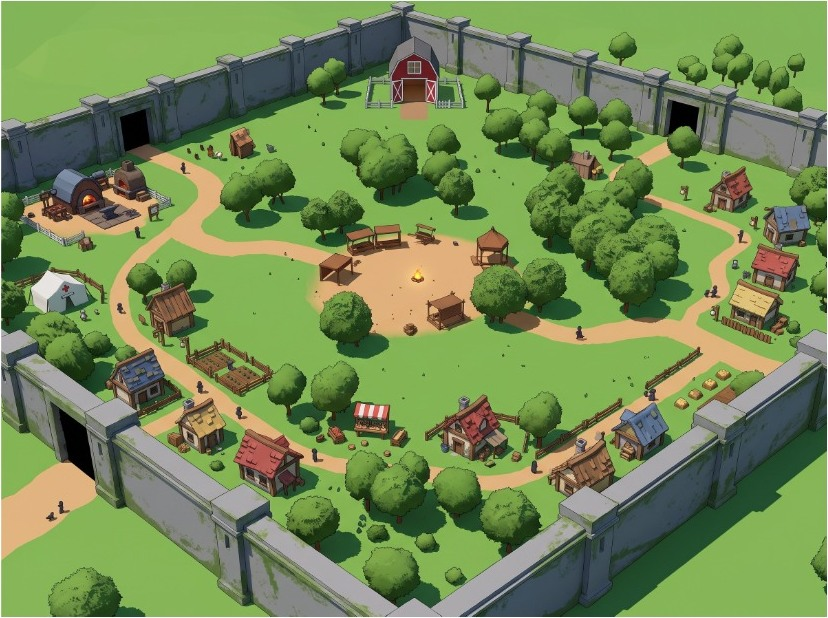
#> input picture GameDesign/99_Attachments/Brainstorming/Lobby_Vue.jpg, 828 x 618 px
$ python lobby_layout.py
#> lines starting #> are read from the running program, lines starting #| are printed output that depends on the picture
# -*- coding: utf-8 -*-
"""Convertit le relevé du concept art du Lobby (lobby_data.py) en plan de placement.

Lancer depuis la racine du dépôt :  python ArtSource/Lobby/lobby_layout.py
Sorties :
  ArtSource/Lobby/lobby_placement.json                      positions en mètres (source pour le placement dans Unity)
  GameDesign/99_Attachments/Lobby/Lobby_Plan_Dessus.png     plan vu de dessus annoté
  GameDesign/99_Attachments/Lobby/Lobby_Vue_Reperes.jpg     concept art avec les identifiants de chaque élément
  GameDesign/99_Attachments/Lobby/Lobby_Vue_Redressee.jpg   concept art redressé à plat (sol), grille de 50 m
  GameDesign/99_Attachments/Lobby/Lobby_Chemins_Masque.png  masque des chemins (blanc = terre), Nord en haut
  GameDesign/99_Attachments/Lobby/Refs/Ref_Lobby_*.jpg      recadrages de référence pour Gemini
Repère : centre du Lobby = origine, +X = Est, +Z = Nord, mètres. Lobby = carré de 400 m (murs à ±200).
"""
import json, math, os, random, sys
import numpy as np
from PIL import Image, ImageDraw, ImageFont

HERE = os.path.dirname(os.path.abspath(__file__))
ROOT = os.path.abspath(os.path.join(HERE, '..', '..'))
sys.path.insert(0, HERE)
import lobby_data as D

SRC = os.path.join(ROOT, 'GameDesign', '99_Attachments', 'Brainstorming', 'Lobby_Vue.jpg')
OUT = os.path.join(ROOT, 'GameDesign', '99_Attachments', 'Lobby')
os.makedirs(os.path.join(OUT, 'Refs'), exist_ok=True)

# ---------------------------------------------------------------- caméra
_p = np.array(json.load(open(os.path.join(HERE, 'concept_camera.json')))['p'])
#> (reads ArtSource/Lobby/concept_camera.json from the repository)


def _rot(yaw, pitch, roll):
    cy, sy, cp, sp, cr, sr = math.cos(yaw), math.sin(yaw), math.cos(pitch), math.sin(pitch), math.cos(roll), math.sin(roll)
    f = np.array([sy * cp, -sp, cy * cp]); r = np.array([cy, 0, -sy]); u = np.cross(f, r)
    return np.array([[cr, -sr, 0], [sr, cr, 0], [0, 0, 1]]) @ np.stack([r, u, f])


R = _rot(_p[3], _p[4], _p[5]); CAM = _p[:3]; F, U0, V0 = _p[6], _p[7], _p[8]


def project(X):
    d = (np.atleast_2d(np.asarray(X, float)) - CAM) @ R.T
    return np.stack([U0 + F * d[..., 0] / d[..., 2], V0 - F * d[..., 1] / d[..., 2]], -1)


def unproject(u, v, y=0.0):
    dw = np.array([(u - U0) / F, -(v - V0) / F, 1.0]) @ R
    t = (y - CAM[1]) / dw[1]
    return np.array([CAM[0] + t * dw[0], CAM[2] + t * dw[2]])


def W(pt):
    """Point du relevé -> (x, z) en mètres."""
    if pt[0] == 'w':
        return np.array([pt[1], pt[2]], float)
    return unproject(pt[0], pt[1])


def height_at(xz, v):
    """Hauteur du point situé à la verticale de xz et vu à la ligne v de l'image."""
    lo, hi = 0.0, 90.0
    for _ in range(40):
        mid = (lo + hi) / 2
        if project([xz[0], mid, xz[1]])[0][1] > v: lo = mid
        else: hi = mid
    return (lo + hi) / 2


def yaw_of(n):  # rotation Y Unity telle que l'avant (0,0,1) pointe vers n
    return (math.degrees(math.atan2(n[0], n[1])) + 360) % 360


def unit(v): return v / np.linalg.norm(v)
def perp(v): return np.array([-v[1], v[0]])
def r1(v): return [round(float(a), 1) for a in v]


# ---------------------------------------------------------------- conversion
# Bâtiments dont la porte est sur un pignon : le faîtage suit la profondeur (sinon il suit la façade).
PIGNON_EN_FACADE = ('G1', 'T1', 'F1', 'M01', 'M04', 'M05', 'M08', 'M09', 'M10', 'M11', 'M12')
# Cour sablée de la forge (adossée au mur Nord), en mètres.
FORGE_YARD = [[-103, 196], [-103, 128], [-44, 118], [-44, 196]]
# Forêt dense de la moitié Est (polygone en mètres) et clairière de la grange (x, z, rayon).
FOREST = [[-22, 194], [194, 194], [194, -194], [-12, -194], [2, -120], [18, -62], [22, -8], [6, 58], [-18, 120]]
FOREST_CLEARINGS = [[110, 53, 42], [70, 28, 34]]
FOREST_SPACING = 15


def convert():
    fire = W(next(c for c in D.CENTERED if c['id'] == 'C1')['px'])
    bat = []
    for b in D.BUILDINGS:
        g, d = W(b['G']), W(b['D'])
        if b['P'] is None:                                   # grange : façade G-D + profondeur
            a = unit(d - g); n = perp(a)
            if np.dot(n, (g + d) / 2 - CAM[[0, 2]]) > 0: n = -n   # normale sortante = vers la caméra
            width, depth = np.linalg.norm(d - g), b['profondeur']
            center = (g + d) / 2 - n * depth / 2
            corners = [g, d, d - n * depth, g - n * depth]
        else:
            p = W(b['P']); e1, e2 = g - p, d - p
            l1, l2 = np.linalg.norm(e1), np.linalg.norm(e2)
            if l1 >= l2:
                u1 = unit(e1); u2 = perp(u1); u2 = u2 if np.dot(u2, e2) > 0 else -u2
            else:
                u2 = unit(e2); u1 = perp(u2); u1 = u1 if np.dot(u1, e1) > 0 else -u1
            center = p + (u1 * l1 + u2 * l2) / 2
            corners = [p, p + u1 * l1, p + u1 * l1 + u2 * l2, p + u2 * l2]
            if b['porte'] == 'GP': n, width, depth, a = -u2, l1, l2, u1
            else: n, width, depth, a = -u1, l2, l1, u2
        h = height_at(center, b['faitage'][1]) if b['faitage'] else 0.4
        bat.append(dict(id=b['id'], nom=b['nom'], type=b['type'], toit=b['toit'], options=b.get('options', []),
                        x=round(float(center[0]), 1), z=round(float(center[1]), 1), yaw_deg=round(yaw_of(n)),
                        largeur_facade_m=round(float(width)), profondeur_m=round(float(depth)), hauteur_m=round(float(h)) if h > 1 else h,
                        pignon_en_facade=b['id'] in PIGNON_EN_FACADE,
                        coins=[r1(c) for c in corners], note=b.get('note', '')))
    elts = []
    for c in D.CENTERED:
        pos = W(c['px'])
        if c['face'] is None: yaw = 0
        else:
            tgt = fire if c['face'] == 'feu' else W(c['face'])
            yaw = round(yaw_of(unit(tgt - pos)))
        w, dp, h = c['taille']
        n = np.array([math.sin(math.radians(yaw)), math.cos(math.radians(yaw))]); a = perp(n)
        corners = [pos + a * w / 2 + n * dp / 2, pos - a * w / 2 + n * dp / 2, pos - a * w / 2 - n * dp / 2, pos + a * w / 2 - n * dp / 2]
        elts.append(dict(id=c['id'], nom=c['nom'], type=c['type'], x=round(float(pos[0]), 1), z=round(float(pos[1]), 1),
                         yaw_deg=yaw, largeur_facade_m=w, profondeur_m=dp, hauteur_m=h, coins=[r1(k) for k in corners]))
    clot = []
    for f in D.FENCES:
        pts = [W(q) for q in f['pts']]
        L = sum(np.linalg.norm(pts[i + 1] - pts[i]) for i in range(len(pts) - 1))
        clot.append(dict(id=f['id'], nom=f['nom'], style=f['style'], points=[r1(q) for q in pts], longueur_m=round(float(L))))
    chem = [dict(id=s['id'], nom=s['nom'], largeur_m=s['largeur'], ajout_hors_concept=bool(s.get('ajout')),
                 points=[r1(W(q)) for q in s['pts']]) for s in D.PATHS]
    plaza = [r1(W(q)) for q in D.PLAZA]
    acc = [dict(id='P%d' % (i + 1), type=t, nom=n, x=round(float(W(px)[0]), 1), z=round(float(W(px)[1]), 1))
           for i, (t, px, n) in enumerate(D.PROPS)]
    return dict(
        meta=dict(source='GameDesign/99_Attachments/Brainstorming/Lobby_Vue.jpg',
                  repere='Centre du Lobby = origine du monde. +X = Est, +Z = Nord, Y = haut. Mètres.',
                  lobby='Carré de 400 m : murs à x = ±200 et z = ±200 (face intérieure ≈ ±196,5).',
                  portes=dict(Nord=[25, 200], Sud=[-25, -200], Est=[200, -25], Ouest=[-200, 25]),
                  pignon='pignon_en_facade = vrai : le faîtage suit la profondeur ; faux : il suit la façade.',
                  yaw='yaw_deg = rotation Y Unity ; à 0 la façade (porte) regarde +Z (Nord), à 90 elle regarde +X (Est).',
                  coins='coins = emprise au sol [x, z] (4 points).',
                  precision='Relevé par reprojection du concept art : ±3 m près de la place, ±8 m pour la grange et la forge.',
                  camera_concept=dict(position=r1(CAM), yaw_deg=round(math.degrees(_p[3]), 1), pitch_deg=round(math.degrees(_p[4]), 1),
                                      focale_px=round(float(F), 1), image=[2000, 1116])),
        batiments=bat, elements=elts, clotures=clot, chemins=chem,
        place=dict(polygone=plaza, centre=r1(np.mean(np.array(plaza), 0))),
        foret=dict(polygone=FOREST, clairieres=FOREST_CLEARINGS, espacement_m=FOREST_SPACING,
                   note='Zone à densifier en sapins du terrain (espacement moyen), hors chemins et clairières.'),
        zones_terre=[dict(nom='Place', polygone=plaza), dict(nom='Cour de la forge', polygone=FORGE_YARD)],
        accessoires=acc, villageois=[r1(W(q)) for q in D.VILLAGERS], arbres_heros=[r1(W(q)) for q in D.HERO_TREES])


# ---------------------------------------------------------------- dessin
def font(size, bold=False):
    try: return ImageFont.truetype('C:/Windows/Fonts/%s.ttf' % ('arialbd' if bold else 'arial'), size)
    except OSError: return ImageFont.load_default()


ROOF = {'rouge': (196, 62, 52), 'bleu': (72, 108, 178), 'jaune': (226, 190, 70), 'brun': (150, 96, 56),
        'gris ardoise': (84, 88, 104), 'toile blanche': (236, 232, 220), 'tole bleue': (92, 96, 120), 'terre': (112, 78, 50)}
ELT = {'Forge': (92, 96, 120), 'Etal': (176, 122, 70), 'Feu': (240, 140, 30), 'Potager': (112, 78, 50)}


def tag(d, xy, text, f, fill=(255, 255, 255), ink=(20, 20, 20)):
    x0, y0, x1, y1 = d.textbbox((0, 0), text, font=f)
    w, h = x1 - x0, y1 - y0
    d.rounded_rectangle([xy[0] - w / 2 - 4, xy[1] - h / 2 - 3, xy[0] + w / 2 + 4, xy[1] + h / 2 + 4], 4, fill=fill, outline=ink)
    d.text((xy[0] - w / 2 - x0, xy[1] - h / 2 - y0), text, font=f, fill=ink)


def draw_plan(L):
    ppm, half, mx, my, legend = 5, 212, 120, 110, 880
    size = 2 * half * ppm
    img = Image.new('RGB', (mx + size + legend + 30, my + size + 70), (250, 248, 242))
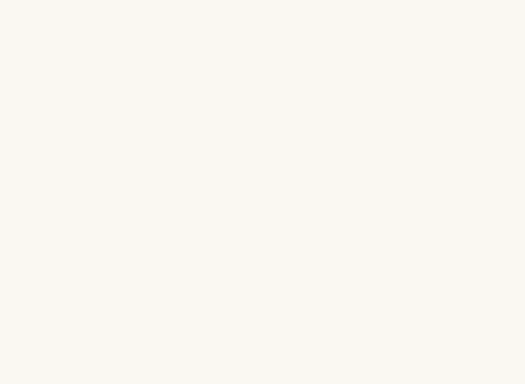
#> img: PIL image 3150x2300 RGB (shown at 1/6 size); mean R, G, B 250, 248, 242
    d = ImageDraw.Draw(img, 'RGBA')
    def P(x, z): return (mx + (x + half) * ppm, my + (half - z) * ppm)
    def poly(pts, **k): d.polygon([P(*q) for q in pts], **k)
    d.rectangle([P(-half, half), P(half, -half)], fill=(140, 176, 92))
    # forêt existante (moitié est + coin nord)
    poly(L['foret']['polygone'], fill=(96, 138, 78))
    rnd = random.Random(7)
    for _ in range(420):
        x, z = rnd.uniform(-196, 196), rnd.uniform(-196, 196)
        inside = (x > 22) or (x > -20 and z > 125) or (x > 0 and z < -125)
        if inside and all(math.hypot(x - c[0], z - c[1]) > c[2] + 3 for c in L['foret']['clairieres']):
            r = rnd.uniform(4, 6.5)
            d.ellipse([P(x - r, z + r), P(x + r, z - r)], fill=(62, 104, 62, 150))
    for cx, cz, cr in L['foret']['clairieres']:
        d.ellipse([P(cx - cr, cz + cr), P(cx + cr, cz - cr)], fill=(140, 176, 92))
    # chemins et place
    dirt, dirt2 = (222, 188, 128), (232, 208, 160)
    for s in L['chemins']:
        col = dirt2 if s['ajout_hors_concept'] else dirt
        pts = [P(*q) for q in s['points']]; w = int(s['largeur_m'] * ppm)
        d.line(pts, fill=col, width=w, joint='curve')
        for q in pts: d.ellipse([q[0] - w / 2, q[1] - w / 2, q[0] + w / 2, q[1] + w / 2], fill=col)
    poly(L['place']['polygone'], fill=dirt)
    # grille
    f12, f14, f16, f18, f22, f30 = font(13), font(15), font(17), font(19, True), font(24, True), font(34, True)
    for g in range(-200, 201, 10):
        a = 70 if g % 50 == 0 else 22
        d.line([P(g, -200), P(g, 200)], fill=(255, 255, 255, a), width=2 if g % 50 == 0 else 1)
        d.line([P(-200, g), P(200, g)], fill=(255, 255, 255, a), width=2 if g % 50 == 0 else 1)
    for g in range(-200, 201, 50):
        d.text((P(g, 0)[0] - 16, my + size + 8), '%+d' % g if g else '0', font=f16, fill=(60, 60, 60))
        d.text((mx - 58, P(0, g)[1] - 10), '%+d' % g if g else '0', font=f16, fill=(60, 60, 60))
    d.text((mx + size / 2 - 150, my + size + 34), 'X (m)  →  Est', font=f18, fill=(60, 60, 60))
    d.text((8, my + 6), 'Z (m)', font=f18, fill=(60, 60, 60)); d.text((8, my + 28), 'Nord en haut', font=f14, fill=(60, 60, 60))
    # murs, piliers, arches
    stone, gate = (128, 126, 122), (206, 150, 60)
    for s in (-200, 200):
        d.rectangle([P(-203.5, s + 3.5), P(203.5, s - 3.5)], fill=stone)
        d.rectangle([P(s - 3.5, 203.5), P(s + 3.5, -203.5)], fill=stone)
    for nm, (gx, gz) in L['meta']['portes'].items():
        if abs(gz) == 200: d.rectangle([P(gx - 13, gz + 5.5), P(gx + 13, gz - 5.5)], fill=gate)
        else: d.rectangle([P(gx - 5.5, gz + 13), P(gx + 5.5, gz - 13)], fill=gate)
    for a in range(-200, 201, 50):
        for b in (-200, 200):
            for (x, z) in ((a, b), (b, a)): d.rectangle([P(x - 6.4, z + 6.4), P(x + 6.4, z - 6.4)], fill=(96, 94, 92))
    for nm, (gx, gz) in L['meta']['portes'].items():
        off = {'Nord': (0, -22), 'Sud': (0, 22), 'Est': (-70, 0), 'Ouest': (72, 0)}[nm]
        q = P(gx, gz); tag(d, (q[0] + off[0], q[1] - off[1]), 'Porte ' + nm, f18, fill=(255, 236, 190))
    # clôtures
    for c in L['clotures']:
        pts = [P(*q) for q in c['points']]
        if c['style'] == 'blanc':
            d.line(pts, fill=(70, 60, 50), width=6); d.line(pts, fill=(250, 250, 245), width=3)
        else: d.line(pts, fill=(92, 58, 30), width=4)
        for q in pts: d.ellipse([q[0] - 4, q[1] - 4, q[0] + 4, q[1] + 4], fill=(60, 40, 22))
    # arbres héros
    for (x, z) in L['arbres_heros']:
        d.ellipse([P(x - 6, z + 6), P(x + 6, z - 6)], fill=(46, 96, 58, 215), outline=(20, 50, 30))
        d.ellipse([P(x - 1, z + 1), P(x + 1, z - 1)], fill=(90, 56, 30))
    # éléments et bâtiments
    def block(e, fill):
        c = [P(*q) for q in e['coins']]
        d.polygon(c, fill=fill, outline=(30, 24, 20)); d.line(c + [c[0]], fill=(30, 24, 20), width=3)
        n = (math.sin(math.radians(e['yaw_deg'])), math.cos(math.radians(e['yaw_deg'])))
        fx, fz = e['x'] + n[0] * e['profondeur_m'] / 2, e['z'] + n[1] * e['profondeur_m'] / 2
        a = (-n[1], n[0]); s = 2.4
        d.polygon([P(fx + n[0] * s * 1.8, fz + n[1] * s * 1.8), P(fx + a[0] * s, fz + a[1] * s), P(fx - a[0] * s, fz - a[1] * s)],
                  fill=(255, 255, 255), outline=(20, 20, 20))
    for e in L['elements']:
        key = next(k for k in ELT if e['type'].startswith(k))
        if e['type'] == 'Feu_De_Camp':
            d.ellipse([P(e['x'] - 3.5, e['z'] + 3.5), P(e['x'] + 3.5, e['z'] - 3.5)], fill=ELT['Feu'], outline=(120, 40, 10), width=3)
        else: block(e, ELT[key])
    for b in L['batiments']:
        block(b, ROOF[b['toit']])
        if b['type'].startswith('Maison') or b['type'] == 'Grange':        # faîtage
            n = np.array([math.sin(math.radians(b['yaw_deg'])), math.cos(math.radians(b['yaw_deg']))]); a = perp(n)
            ax, ln = (n, b['profondeur_m']) if b['pignon_en_facade'] else (a, b['largeur_facade_m'])
            c0 = np.array([b['x'], b['z']])
            d.line([P(*(c0 - ax * ln / 2)), P(*(c0 + ax * ln / 2))], fill=(255, 255, 255, 190), width=3)
    # accessoires et villageois
    for a in L['accessoires']:
        q = P(a['x'], a['z']); d.rectangle([q[0] - 5, q[1] - 5, q[0] + 5, q[1] + 5], fill=(120, 84, 48), outline=(30, 20, 10))
        d.text((q[0] + 7, q[1] - 9), a['id'], font=f12, fill=(30, 20, 10))
    for (x, z) in L['villageois']:
        q = P(x, z); d.ellipse([q[0] - 5, q[1] - 5, q[0] + 5, q[1] + 5], fill=(60, 70, 150), outline=(255, 255, 255))
    for e in L['elements'] + L['batiments']:
        q = P(e['x'], e['z']); tag(d, (q[0], q[1] - (16 if e['type'] == 'Feu_De_Camp' else 0)), e['id'], f18)
    for s in L['chemins']:
        m = s['points'][len(s['points']) // 2]; q = P(*m); tag(d, q, s['id'], f14, fill=(255, 244, 214), ink=(110, 70, 20))
    for c in L['clotures']:
        m = np.mean(np.array(c['points'][:2]), 0); q = P(*m); tag(d, (q[0], q[1] + 14), c['id'], f12, fill=(236, 220, 200), ink=(70, 40, 16))
    q = P(L['place']['centre'][0], L['place']['centre'][1] - 16); d.text((q[0] - 28, q[1]), 'PLACE', font=f18, fill=(120, 84, 40))
    d.text(P(70, 150), 'FORÊT EXISTANTE', font=f22, fill=(30, 66, 36)); d.text(P(70, 138), '(sapins P_Tree_Pine_01 à 05 du terrain)', font=f16, fill=(30, 66, 36))
    # titre, rose des vents, échelle
    d.text((mx, 22), 'Lobby — plan de placement vu de dessus', font=f30, fill=(30, 30, 30))
    d.text((mx, 64), "Relevé du concept art Lobby_Vue.jpg · centre du Lobby = (0, 0) · 1 carreau = 10 m, trait fort = 50 m · source chiffrée : ArtSource/Lobby/lobby_placement.json",
           font=f16, fill=(70, 70, 70))
    cx, cy = P(168, 168)
    d.polygon([(cx, cy - 46), (cx - 13, cy + 8), (cx, cy - 2), (cx + 13, cy + 8)], fill=(30, 30, 30)); d.text((cx - 9, cy - 76), 'N', font=f22, fill=(30, 30, 30))
    sx, sy = P(-190, -186); d.rectangle([sx, sy, sx + 50 * ppm, sy + 8], fill=(30, 30, 30)); d.text((sx, sy + 12), '50 m', font=f16, fill=(30, 30, 30))
    # légende
    lx, ly = mx + size + 30, my
    d.text((lx, ly), 'Légende', font=f22, fill=(30, 30, 30)); ly += 38
    for name, col in [('Toit rouge', ROOF['rouge']), ('Toit bleu', ROOF['bleu']), ('Toit jaune', ROOF['jaune']), ('Toit brun (bardeaux bois)', ROOF['brun']),
                      ('Grange (toit ardoise)', ROOF['gris ardoise']), ('Tente du médecin', ROOF['toile blanche']), ('Forge', ELT['Forge']), ('Potager', ROOF['terre']),
                      ('Étal', ELT['Etal']), ('Chemin de terre / place', dirt), ('Chemin ajouté (absent du concept)', dirt2),
                      ('Mur · pilier', stone), ('Arche de porte', gate)]:
        d.rectangle([lx, ly, lx + 30, ly + 18], fill=col, outline=(30, 30, 30)); d.text((lx + 40, ly), name, font=f16, fill=(30, 30, 30)); ly += 25
#> after the loop, ly = 473
    d.text((lx, ly), 'Triangle blanc = côté de la porte / façade.   Rond bleu = villageois (indicatif).', font=f14, fill=(60, 60, 60)); ly += 22
#> after `ly += 22`: ly = 495
    d.text((lx, ly), 'Rond vert foncé = sapin « héros » à placer à la main.   Carré brun = accessoire (P..).', font=f14, fill=(60, 60, 60)); ly += 34
#> after `ly += 34`: ly = 529
    d.text((lx, ly), 'Bâtiments et éléments', font=f22, fill=(30, 30, 30)); ly += 34
#> after `ly += 34`: ly = 563
    d.text((lx, ly), 'ID     x       z     yaw   L×P×H (m)     nom', font=f14, fill=(90, 90, 90)); ly += 22
#> after `ly += 22`: ly = 585
    for e in L['batiments'] + L['elements']:
        line = '%-4s %6.0f %6.0f %5d°   %d×%d×%d' % (e['id'], e['x'], e['z'], e['yaw_deg'], e['largeur_facade_m'], e['profondeur_m'], e['hauteur_m'])
        d.text((lx, ly), e['id'], font=font(15, True), fill=(20, 20, 20))
        d.text((lx + 48, ly), '%5.0f' % e['x'], font=f14, fill=(20, 20, 20)); d.text((lx + 100, ly), '%5.0f' % e['z'], font=f14, fill=(20, 20, 20))
        d.text((lx + 152, ly), '%3d°' % e['yaw_deg'], font=f14, fill=(20, 20, 20))
        d.text((lx + 202, ly), '%d×%d×%d' % (e['largeur_facade_m'], e['profondeur_m'], e['hauteur_m']), font=f14, fill=(20, 20, 20))
        d.text((lx + 300, ly), e['nom'], font=f14, fill=(20, 20, 20)); ly += 21
#> this loop made 24 passes
#> ly on passes 1 to 8: 606, 627, 648, 669, 690, 711, 732, 753
#> after the loop, ly = 1089
    ly += 14; d.text((lx, ly), 'Chemins', font=f22, fill=(30, 30, 30)); ly += 32
#> after `ly += 14`: ly = 1103
#> after `ly += 32`: ly = 1135
    for s in L['chemins']:
        d.text((lx, ly), s['id'], font=font(15, True), fill=(20, 20, 20)); d.text((lx + 48, ly), '%s — %d m de large' % (s['nom'], s['largeur_m']), font=f14, fill=(20, 20, 20)); ly += 21
#> this loop made 8 passes
#> ly on passes 1 to 8: 1156, 1177, 1198, 1219, 1240, 1261, 1282, 1303
#> after the loop, ly = 1303
    ly += 14; d.text((lx, ly), 'Clôtures', font=f22, fill=(30, 30, 30)); ly += 32
#> after `ly += 14`: ly = 1317
#> after `ly += 32`: ly = 1349
    for c in L['clotures']:
        d.text((lx, ly), c['id'], font=font(15, True), fill=(20, 20, 20)); d.text((lx + 48, ly), '%s — %s, %d m' % (c['nom'], c['style'], c['longueur_m']), font=f14, fill=(20, 20, 20)); ly += 21
#> this loop made 11 passes
#> ly on passes 1 to 8: 1370, 1391, 1412, 1433, 1454, 1475, 1496, 1517
#> after the loop, ly = 1580
    ly += 14; d.text((lx, ly), 'Accessoires', font=f22, fill=(30, 30, 30)); ly += 32
#> after `ly += 14`: ly = 1594
#> after `ly += 32`: ly = 1626
    half_n = (len(L['accessoires']) + 1) // 2
    for i, a in enumerate(L['accessoires']):
        col, row = divmod(i, half_n)
        d.text((lx + col * 430, ly + row * 20), '%s  %s (%.0f, %.0f)' % (a['id'], a['type'].replace('_', ' '), a['x'], a['z']), font=f14, fill=(20, 20, 20))
    img.save(os.path.join(OUT, 'Lobby_Plan_Dessus.png'))
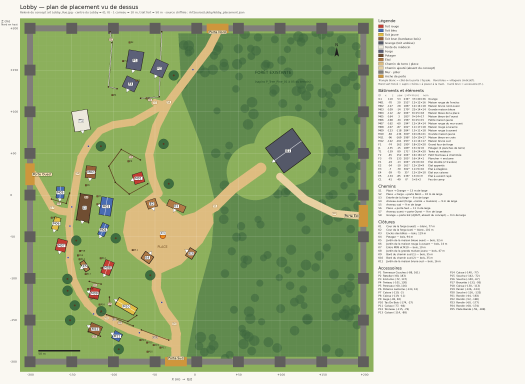
#> saved as Lobby_Plan_Dessus.png: PIL image 3150x2300 RGB (shown at 1/6 size); mean R, G, B 171.7, 187.4, 146.6


def draw_reperes(L):
    k = 2
    img = Image.open(SRC).convert('RGB'); img = img.resize((img.width * k, img.height * k), Image.LANCZOS)
#> in draw_reperes, img is the input picture: PIL image 828x618 RGB; mean R, G, B 115.4, 137.9, 83.9
    d = ImageDraw.Draw(img, 'RGBA'); f = font(26, True); fs = font(18, True)
    def PX(x, z, y=0.0): q = project([x, y, z])[0]; return (q[0] * k, q[1] * k)
    for s in L['chemins']:
        d.line([PX(*q) for q in s['points']], fill=(255, 240, 150, 150), width=4)
    for c in L['clotures']:
        d.line([PX(*q) for q in c['points']], fill=(255, 255, 255, 200), width=3)
    for e in L['batiments'] + L['elements']:
        c = [PX(*q) for q in e['coins']]; d.line(c + [c[0]], fill=(0, 255, 255, 230), width=3)
        top = [PX(q[0], q[1], e['hauteur_m']) for q in e['coins']]
        if e['hauteur_m'] > 3: d.line(top + [top[0]], fill=(0, 255, 255, 90), width=2)
    for e in L['batiments'] + L['elements']:
        tag(d, PX(e['x'], e['z'], e['hauteur_m'] * 0.55), e['id'], f, fill=(255, 255, 255, 235))
    for a in L['accessoires']:
        q = PX(a['x'], a['z']); d.ellipse([q[0] - 5, q[1] - 5, q[0] + 5, q[1] + 5], fill=(255, 220, 0), outline=(0, 0, 0))
        tag(d, (q[0], q[1] - 20), a['id'], fs, fill=(255, 235, 120, 235))
    for s in L['chemins']:
        m = s['points'][len(s['points']) // 2]; tag(d, PX(*m), s['id'], fs, fill=(255, 244, 214, 235), ink=(110, 70, 20))
    for nm, (gx, gz) in L['meta']['portes'].items():
        q = PX(gx * 0.98, gz * 0.98, 20)
        if 0 < q[0] < img.width and 0 < q[1] < img.height: tag(d, q, 'Porte ' + nm, f, fill=(255, 210, 120, 240))
    img.save(os.path.join(OUT, 'Lobby_Vue_Reperes.jpg'), quality=88)
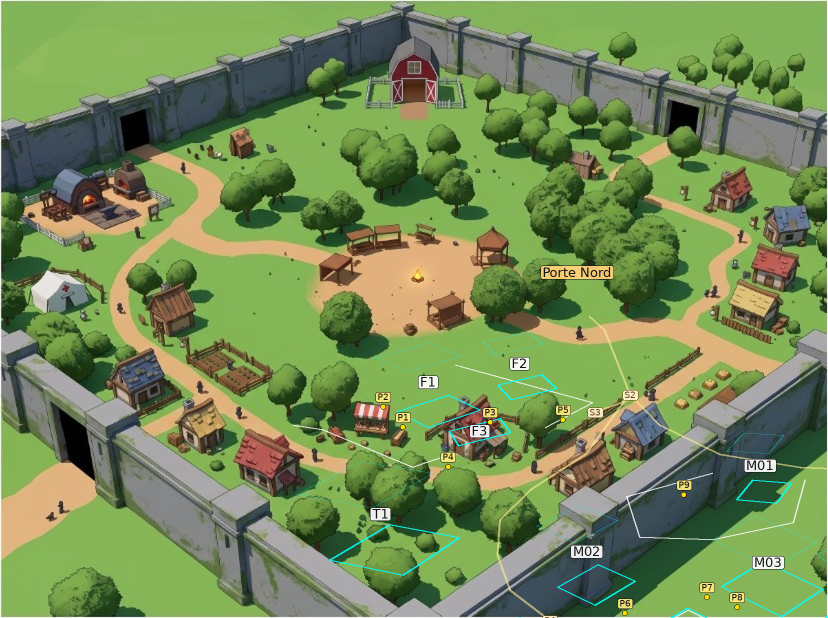
#> saved as Lobby_Vue_Reperes.jpg: PIL image 1656x1236 RGB (shown at 1/2 size); mean R, G, B 116.3, 139, 85.5


def draw_rectified():
    im = np.asarray(Image.open(SRC).convert('RGB')).astype(np.float32)
    ppm, half = 4, 210; n = 2 * half * ppm
    xs = (np.arange(n) + 0.5) / ppm - half; zs = half - (np.arange(n) + 0.5) / ppm
    X, Z = np.meshgrid(xs, zs)
    uv = project(np.stack([X, np.zeros_like(X), Z], -1).reshape(-1, 3)).reshape(n, n, 2)
    u, v = uv[..., 0], uv[..., 1]
    ok = (u >= 0) & (u < im.shape[1] - 1) & (v >= 0) & (v < im.shape[0] - 1)
    u0 = np.clip(np.floor(u).astype(int), 0, im.shape[1] - 2); v0 = np.clip(np.floor(v).astype(int), 0, im.shape[0] - 2)
#> (the rest of the program and of its run is left out)
